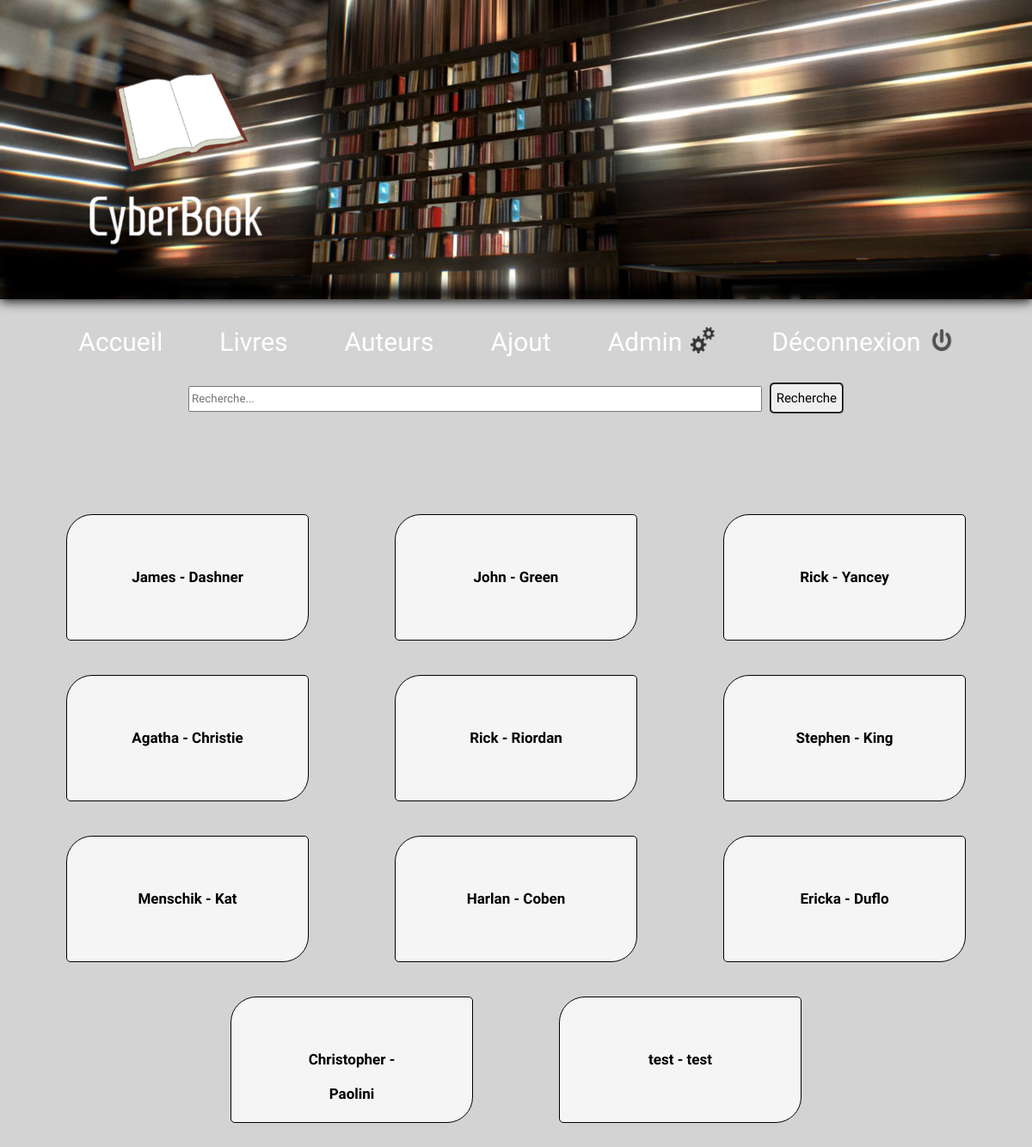
The page /Auteur.php (signed in) on the database its author committed.
### tables this page shows
CREATE TABLE IF NOT EXISTS `personne` (
  `id` int(11) NOT NULL AUTO_INCREMENT,
  `nom` varchar(150) NOT NULL,
  `prenom` varchar(150) DEFAULT NULL,
  PRIMARY KEY (`id`)
);

### src/Auteur.php (the view, shortened to what this page needs)
<!DOCTYPE html>
<html>
<head>
	<link rel="stylesheet" type="text/css" href="css/style_auteur.css">
	<link rel="stylesheet" type="text/css" href="css/style_livre.css">
	<link rel="stylesheet" type="text/css" href="css/style_a.css">
</head>
<body>
	<?php include "header.php" ?>
	<header>
		<div class="align">
			<form  class="rechercheA" action="rechercheA.php" method="GET">
				<input style="width: 50em; height: 30px;" type="search" name="rechercheA" placeholder="Recherche...">
				<input class="buttonA" type="submit" value="Recherche">
			</form>
		</div>
	</header>
	<?php
		include "bdd.php"
	?>
	<?php
		$reponse = $bdd->query('SELECT nom, prenom, id FROM personne');
		?>
		<div class="alignA">
			<?php
			while ($donnees = $reponse->fetch())
				{
					?>
						<div class="auteur">
						<a href="Livre_A.php?id=<?= ($donnees['id']) ?>">
						<section class="idA">
							<?php
								echo '<p><strong>' . $donnees["prenom"] . ' - ' . $donnees["nom"] . '</strong></p>';
								?>
						</section>
					</a>
					</div>
			<?php
				}
			?>
		</div>
	<br><br>
</body>
</html>

### src/css/style_auteur.css (style rules this page uses)
.idA { background-color: whitesmoke; text-align: center; padding: center; border: 1px groove black; border-radius: 30px 5px 30px 5px; padding-left: 75px; padding-right: 75px; padding-top: 35px; padding-bottom: 70px; width: 130px; height: 40px; font-size: 17px; margin-left: 50px; margin-right: 50px; margin-bottom: 20px; margin-top: 20px; line-height: 40px; }
.alignA { display: flex; justify-content: center; flex-wrap: wrap; }
a { text-decoration: none; color: black; }

### src/css/style_livre.css (style rules this page uses)
.align { display: flex; justify-content: center; flex-wrap: wrap; }
a { text-decoration: none; color: black; }
a { text-decoration: none; }

### src/css/style_a.css (style rules this page uses)
.rechercheA { line-height: 130px; }
.buttonA { font-size: 15px; border-radius: 5px; border-style: groove; margin-left: 5px; line-height: 30px; }
.align { display: flex; justify-content: center; flex-wrap: wrap; margin-bottom: 50px; }
a { text-decoration: none; color: black; }

### src/header.php (style rules this page uses)
body, html { margin: 0 ; padding: 0 ; background-color: #D4D3D3 ; }
* { font-family: 'Homenaje', sans-serif; }

### rows shown on the page
personne: prenom "James", nom "Dashner"
personne: prenom "John", nom "Green"
personne: prenom "Rick", nom "Yancey"
personne: prenom "Agatha", nom "Christie"
personne: prenom "Rick", nom "Riordan"
personne: prenom "Stephen", nom "King"
personne: prenom "Menschik", nom "Kat"
personne: prenom "Harlan", nom "Coben"
personne: prenom "Ericka", nom "Duflo"
personne: prenom "Christopher", nom "Paolini"
personne: prenom "test", nom "test"
